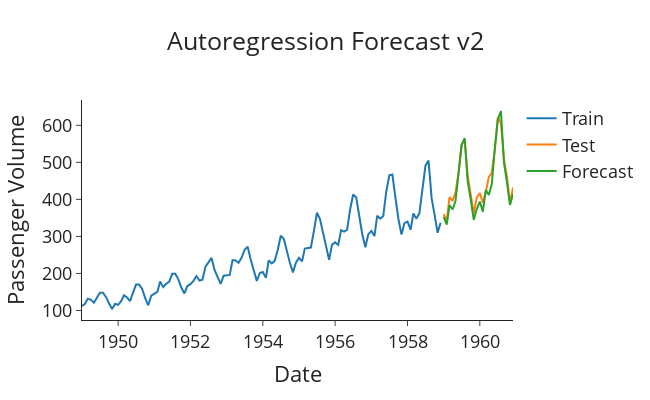

The cell this chart's notebook holds for it:
### Markdown cell above
### version 2: circumventing seasonality reconstruction

### Code cell
# Find best AR order using the twice-differenced series
selector = ar_select_order(train['diff_seasonal_regular'].dropna(), maxlag=12)
print(f"Selected AR lags: {selector.ar_lags}")

# Build AR model on seasonally differenced data with seasonal dummies
model = AutoReg(
    train['diff_seasonal'].dropna(), 
    lags=selector.ar_lags,
    seasonal=True,  # Use seasonal dummies
    period=12       # Monthly data
).fit()

# Generate forecasts
diff_forecasts = model.forecast(steps=len(test))

# Undo the seasonal differencing directly (simpler than before)
boxcox_forecasts = []
for i, diff_forecast in enumerate(diff_forecasts):
    if i < 12:  # Use actual values for first 12 steps
        idx = len(train) - 12 + i
        boxcox_forecast = diff_forecast + train['BoxCox_#Passengers'].iloc[idx]
    else:  # Use forecasted values for subsequent steps
        boxcox_forecast = diff_forecast + boxcox_forecasts[i-12]
    boxcox_forecasts.append(boxcox_forecast)

# Finally, invert the Box-Cox transformation
forecasts = inv_boxcox(boxcox_forecasts, lambda0)


# Plot the forecasts
def plot_forecasts(forecasts, title):
    fig = go.Figure()
    fig.add_trace(go.Scatter(x=train.index, y=train['#Passengers'], name='Train'))
    fig.add_trace(go.Scatter(x=test.index, y=test['#Passengers'], name='Test'))
    fig.add_trace(go.Scatter(x=test.index, y=forecasts, name='Forecast'))
    fig.update_layout(template="simple_white", font=dict(size=18), title_text=title,
                      width=650, title_x=0.5, height=400, xaxis_title='Date',
                      yaxis_title='Passenger Volume')
    return fig.show()

plot_forecasts(forecasts, 'Autoregression Forecast v2')

mean_abs_err=(np.abs(forecasts-test['#Passengers'])/test['#Passengers']).mean()
print(f'Mean absolute error: {mean_abs_err}')
